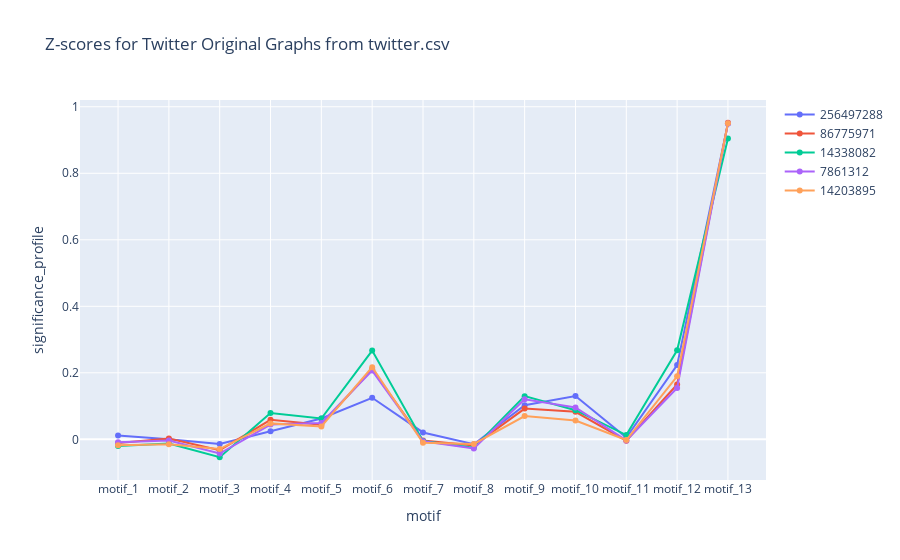

Notebook code cell kept with this figure:
### Markdown cell above
### Twitter Original Egonets

### Code cell
# Plot only the original graphs of Twitter
plot_line_chart(
    motif_twitter[~motif_twitter["graph_name"].str.contains("sample")],
    f"Z-scores for Twitter Original Graphs from {file_name}",
    "motif",
    "significance_profile",
)

### Figure 1 — Plotly figure (JSON) as saved in the notebook; plotly's stock layout.template omitted (floating-point values rounded to 4 significant figures)
{"data": [{"mode": "lines+markers", "name": "256497288", "type": "scatter", "x": ["motif_1", "motif_2", "motif_3", "motif_4", "motif_5", "motif_6", "motif_7", "motif_8", "motif_9", "motif_10", "motif_11", "motif_12", "motif_13"], "y": [0.01119, 0.0005863, -0.01403, 0.02461, 0.06259, 0.1249, 0.02066, -0.01479, 0.1027, 0.1302, 0.005217, 0.2232, 0.9495]}, {"mode": "lines+markers", "name": "86775971", "type": "scatter", "x": ["motif_1", "motif_2", "motif_3", "motif_4", "motif_5", "motif_6", "motif_7", "motif_8", "motif_9", "motif_10", "motif_11", "motif_12", "motif_13"], "y": [-0.01127, 0.002505, -0.03255, 0.05855, 0.04374, 0.2104, -0.003768, -0.01842, 0.09237, 0.08283, -0.00425, 0.1649, 0.952]}, {"mode": "lines+markers", "name": "14338082", "type": "scatter", "x": ["motif_1", "motif_2", "motif_3", "motif_4", "motif_5", "motif_6", "motif_7", "motif_8", "motif_9", "motif_10", "motif_11", "motif_12", "motif_13"], "y": [-0.02042, -0.01284, -0.05391, 0.07881, 0.06256, 0.2668, -0.00467, -0.02549, 0.1298, 0.08763, 0.01278, 0.2677, 0.9045]}, {"mode": "lines+markers", "name": "7861312", "type": "scatter", "x": ["motif_1", "motif_2", "motif_3", "motif_4", "motif_5", "motif_6", "motif_7", "motif_8", "motif_9", "motif_10", "motif_11", "motif_12", "motif_13"], "y": [-0.009069, -0.003743, -0.04269, 0.04443, 0.04895, 0.2066, -0.006059, -0.02764, 0.1205, 0.09592, -0.003417, 0.1543, 0.9501]}, {"mode": "lines+markers", "name": "14203895", "type": "scatter", "x": ["motif_1", "motif_2", "motif_3", "motif_4", "motif_5", "motif_6", "motif_7", "motif_8", "motif_9", "motif_10", "motif_11", "motif_12", "motif_13"], "y": [-0.01809, -0.0151, -0.02941, 0.04795, 0.03858, 0.2169, -0.01028, -0.01372, 0.06986, 0.05665, -0.002038, 0.1895, 0.9505]}], "layout": {"title": {"text": "Z-scores for Twitter Original Graphs from twitter.csv"}, "xaxis": {"title": {"text": "motif"}}, "yaxis": {"title": {"text": "significance_profile"}}}}
